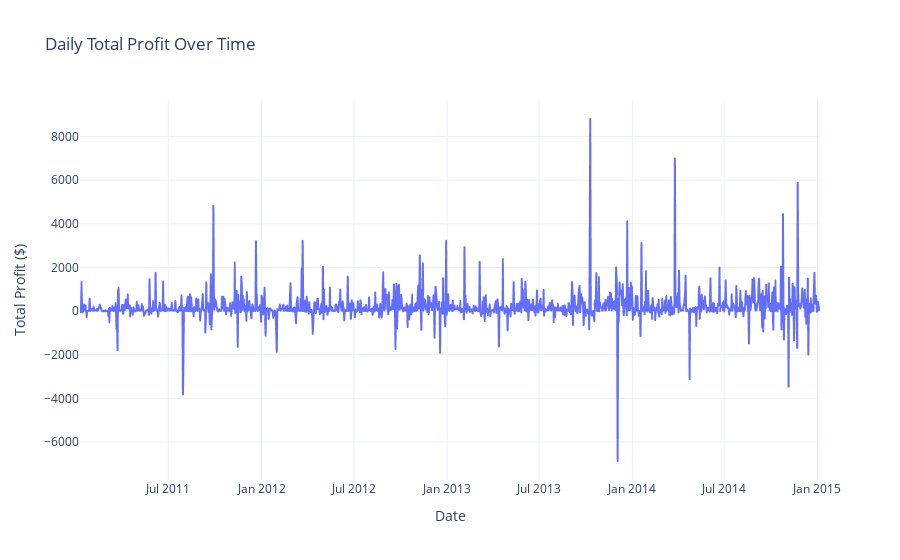

Notebook code for this chart:
### Code cell
# Aggregate profits by date
daily_profits = df.groupby('Ship Date')['Profit'].sum().reset_index()

# Create an improved line plot
fig = px.line(daily_profits, 
              x='Ship Date', 
              y='Profit',
              title='Daily Total Profit Over Time',
              labels={'Ship Date': 'Date', 'Profit': 'Total Profit ($)'},
              template='plotly_white')

# Customize the layout
fig.update_layout(
    showlegend=False,
    xaxis_title="Date",
    yaxis_title="Total Profit ($)",
    hovermode='x unified'
)

fig.show()

### Figure 1 — Plotly figure (JSON) as saved in the notebook; plotly's stock layout.template omitted (floating-point values rounded to 4 significant figures; data arrays with more than 128 entries replaced by an {"elided": "..."} marker saying what was removed)
{"data": [{"hovertemplate": "Date=%{x}<br>Total Profit ($)=%{y}<extra></extra>", "legendgroup": "", "line": {"color": "#636efa", "dash": "solid"}, "marker": {"symbol": "circle"}, "mode": "lines", "name": "", "showlegend": false, "type": "scattergl", "x": {"elided": "1334 str values"}, "xaxis": "x", "y": {"elided": "1334 float values"}, "yaxis": "y"}], "layout": {"hovermode": "x unified", "legend": {"tracegroupgap": 0}, "showlegend": false, "title": {"text": "Daily Total Profit Over Time"}, "xaxis": {"anchor": "y", "domain": [0, 1], "title": {"text": "Date"}}, "yaxis": {"anchor": "x", "domain": [0, 1], "title": {"text": "Total Profit ($)"}}}}
